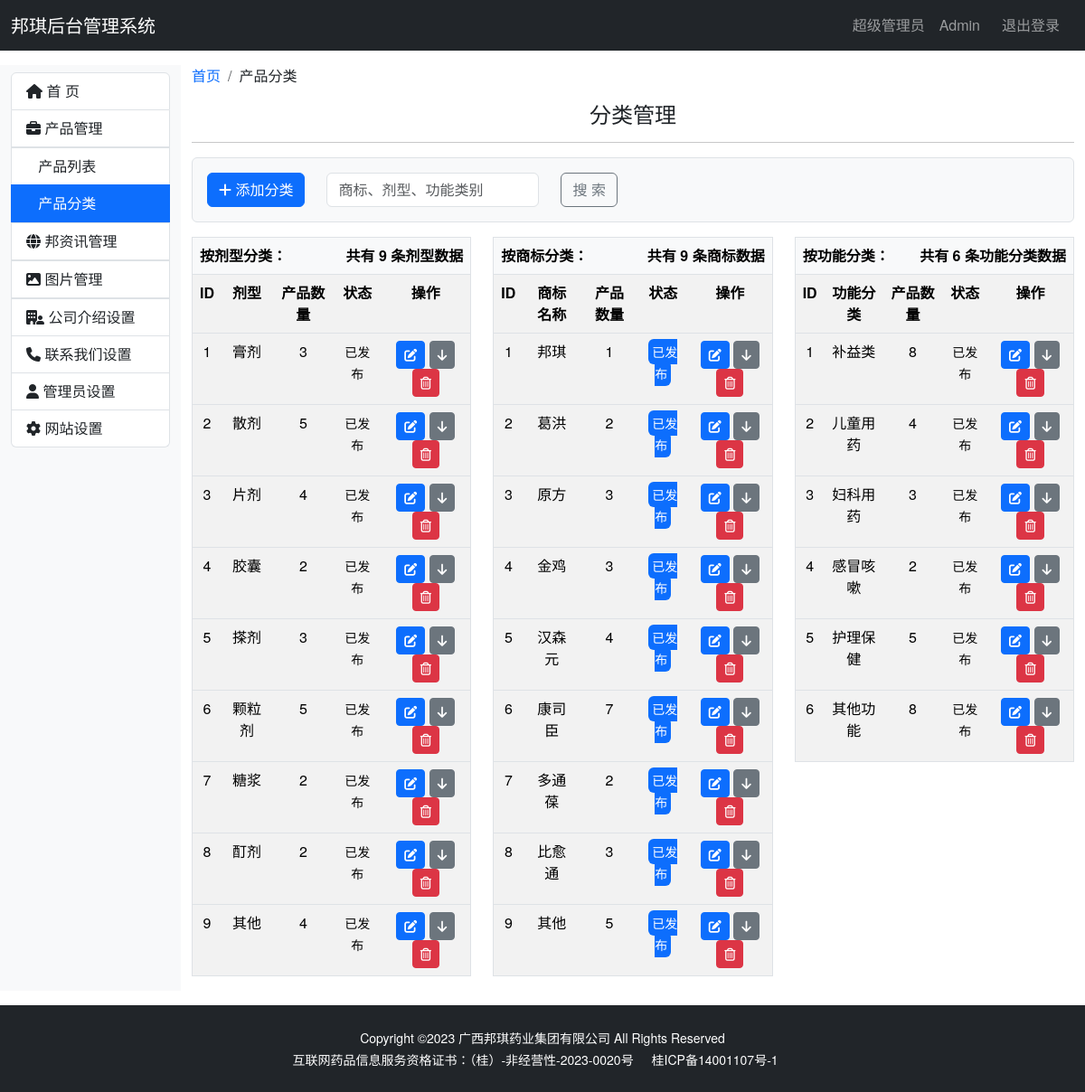
Page /admin/category_list (signed in) on the earlier database version.
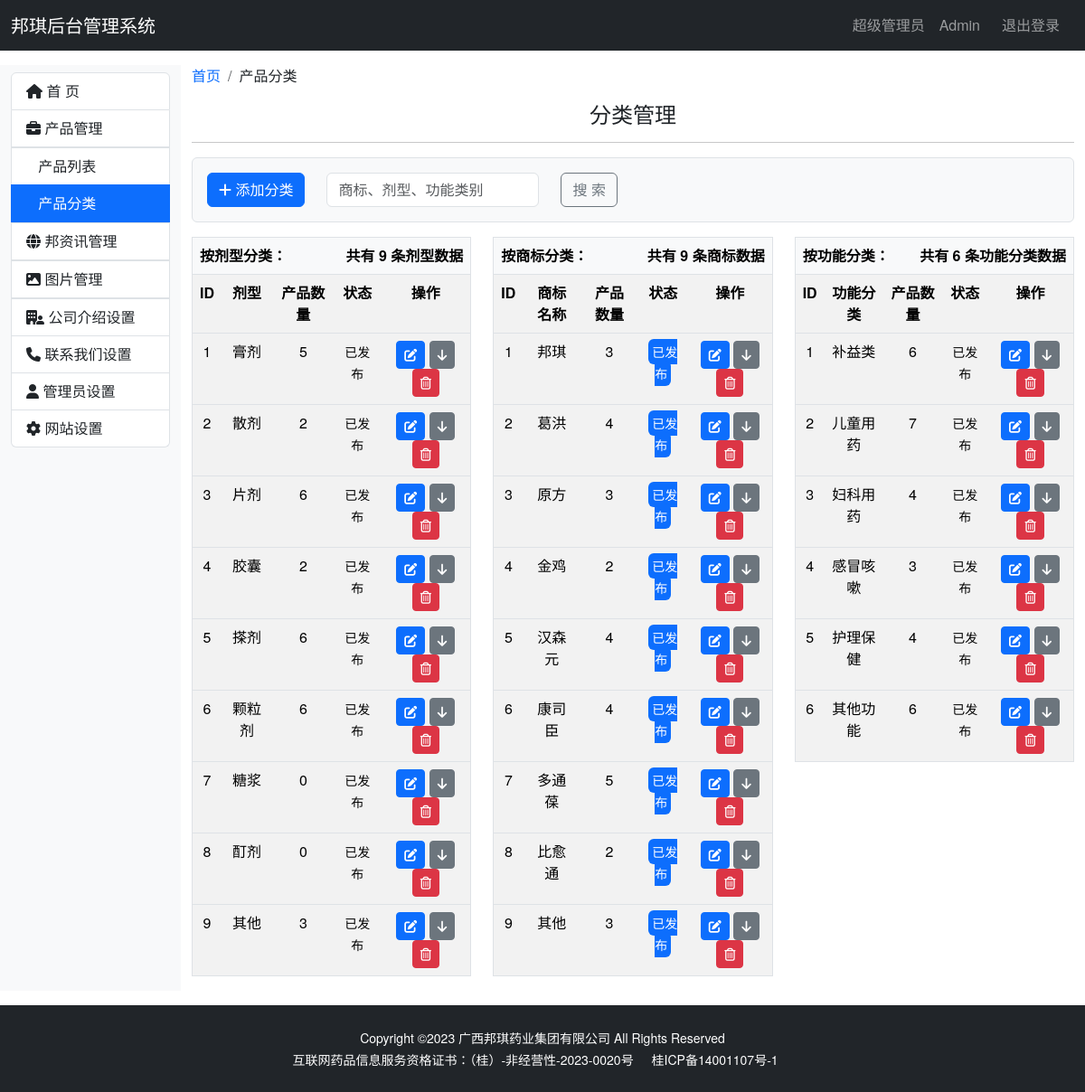
Same page on the later database version.
### bqwebsite/models.py (models this page shows)
class Category(db.Model):
    __tablename__ = 'category'
    id = db.Column(db.Integer, primary_key=True, autoincrement=True)
    name = db.Column(db.String(100), nullable=False, unique=True)  # 产品分类名称
    status = db.Column(db.Boolean, default=True)
    timestamp = db.Column(db.DateTime, nullable=False, default=datetime.now, index=True)
    products = db.relationship('Product', back_populates='category')

class Brand(db.Model):
    __tablename__ = 'brand'
    id = db.Column(db.Integer, primary_key=True, autoincrement=True)
    name = db.Column(db.String(100))
    filename = db.Column(db.String(100))
    status = db.Column(db.Boolean, default=True)
    timestamp = db.Column(db.DateTime, nullable=False, default=datetime.now, index=True)
    products = db.relationship('Product', back_populates='brand')

class Subject(db.Model):
    __tablename__ = 'subject'
    id = db.Column(db.Integer, primary_key=True, autoincrement=True)
    name = db.Column(db.String(100))
    status = db.Column(db.Boolean, default=True)
    timestamp = db.Column(db.DateTime, nullable=False, default=datetime.now, index=True)
    products = db.relationship('Product', back_populates='subject')

### bqwebsite/blueprints/admin.py (the view)
@admin_bp.route('/category_list', methods=['GET', 'POST'])  # 分类列表
@login_required
def category_list():
    return render_template('admin/category_list.html', show_collapse=True)

### bqwebsite/extensions.py (called while the page is built)
@login_manager.user_loader
def load_user(user_id):
    from .models import Admin
    user = Admin.query.get(int(user_id))
    return user

### bqwebsite/templates/admin/category_list.html (shortened to what the changed rows need)
{% extends 'admin_base.html' %}
{% from 'bootstrap5/pagination.html' import render_pagination %}
{% block content %}
    <div class="container-fluid my-3">
        <div class="row">
            <div class="col-md-10">
                <div class="row">
                <div class="col-md-4">
                        {% if categories %}
                            <table class="table table-striped table-hover border mt-3">
                                <thead>
                                <tr>
                                    <th colspan="5" scope="col" class="bg-light text-start">
                                        <span>按剂型分类：</span>
                                        <span class="float-end">共有 {{ categories|length }} 条剂型数据</span>
                                    </th>
                                </tr>
                                </thead>
                                <tr class="text-center">
                                    <th>ID</th>
                                    <th>剂型</th>
                                    <th>产品数量</th>
                                    <th>状态</th>
                                    <th>操作</th>
                                </tr>
                                {% for category in categories %}
                                    <tbody>
                                    <tr class="text-center">
                                        <td>{{ category.id }}</td>
                                        <td>{{ category.name }}</td>
                                        <td>{{ category.products|length }}</td>
                                        <td>
                                            <small>
                                                {% if category.status %}
                                                    已发布
                                                {% else %}
                                                    已下架
                                                {% endif %}
                                            </small>
                                        </td>
                                        <td>
                                            <a href="{{ url_for('admin.category_edit', category_id=category.id) }}"
                                               class="btn btn-sm btn-primary">
                                                <i class="fa-solid fa-pen-to-square" title="编辑"></i>
                                            </a>
                                            {% if category.status %}
                                                <a href="#" class="btn btn-sm btn-secondary">
                                                    <i class="fa-solid fa-arrow-down" title="撤销"></i>
                                                </a>
                                            {% else %}
                                                <a href="#" class="btn btn-sm btn-secondary">
                                                    <i class="fa-solid fa-arrow-up" title="发布"></i>
                                                </a>
                                            {% endif %}
                                            <a href="#" class="btn btn-sm btn-danger">
                                                <i class="fa-regular fa-trash-can" title="删除"></i>
                                            </a>
                                        </td>
                                    </tr>
                                    </tbody>
                                {% endfor %}
                            </table>
                        {% else %}
                            <div class="alert alert-warning" role="alert">
                                没有剂型数据
                            </div>
                        {% endif %}
                    </div>
                    <div class="col-md-4">
                        {% if brands %}
                            <table class="table table-striped table-hover border mt-3">
                                <thead>
                                <tr>
                                    <th colspan="5" scope="col" class="bg-light text-start">
                                        <span>按商标分类：</span>
                                        <span class="float-end">共有 {{ brands|length }} 条商标数据</span>
                                    </th>
                                </tr>
                                </thead>
                                <tr class="text-center">
                                    <th>ID</th>
                                    <th>商标名称</th>
                                    <th>产品数量</th>
                                    <th>状态</th>
                                    <th>操作</th>
                                </tr>
                                {% for brand in brands %}
                                    <tbody>
                                    <tr class="text-center">
                                        <td>{{ brand.id }}</td>
                                        <td>{{ brand.name }}</td>
                                        <td>{{ brand.products|length }}</td>
                                        <td>
                                    {% if brand.status %}
                                        <small class="text-bg-primary p-1 rounded">已发布</small>
                                    {% else %}
                                        <small class="text-bg-secondary p-1 rounded">已下架</small>
                                    {% endif %}
                                        </td>
                                        <td>
                                            <a href="{{ url_for('admin.brand_edit', brand_id=brand.id) }}"
                                               class="btn btn-sm btn-primary">
                                                <i class="fa-solid fa-pen-to-square" title="编辑"></i>
                                            </a>
                                            {% if brand.status %}
                                                <a href="#" class="btn btn-sm btn-secondary">
                                                    <i class="fa-solid fa-arrow-down" title="撤销"></i>
                                                </a>
                                            {% else %}
                                                <a href="#" class="btn btn-sm btn-secondary">
                                                    <i class="fa-solid fa-arrow-up" title="发布"></i>
                                                </a>
                                            {% endif %}
                                            <a href="#" class="btn btn-sm btn-danger">
                                                <i class="fa-regular fa-trash-can" title="删除"></i>
                                            </a>
                                        </td>
                                    </tr>
                                    </tbody>
                                {% endfor %}
                            </table>
                        {% else %}
                            <div class="alert alert-warning" role="alert">
                                没有商标数据
                            </div>
                        {% endif %}
                    </div>
                    <div class="col-md-4">
                        {% if subjects %}
                            <table class="table table-striped table-hover border mt-3">
                                <thead>
                                <tr>
                                    <th colspan="5" scope="col" class="bg-light text-start">
                                        <span>按功能分类：</span>
                                        <span class="float-end">共有 {{ subjects|length }} 条功能分类数据</span>
                                    </th>
                                </tr>
                                </thead>
                                <tr class="text-center">
                                    <th>ID</th>
                                    <th>功能分类</th>
                                    <th>产品数量</th>
                                    <th>状态</th>
                                    <th>操作</th>
                                </tr>
                                {% for subject in subjects %}
                                    <tbody>
                                    <tr class="text-center">
                                        <td>{{ subject.id }}</td>
                                        <td>{{ subject.name }}</td>
                                        <td>{{ subject.products|length }}</td>
                                        <td>
                                            <small>
                                                {% if subject.status %}
                                                    已发布
                                                {% else %}
                                                    已下架
                                                {% endif %}
                                            </small>
                                        </td>
                                        <td>
                                            <a href="{{ url_for('admin.subject_edit', subject_id=subject.id) }}"
                                               class="btn btn-sm btn-primary">
                                                <i class="fa-solid fa-pen-to-square" title="编辑"></i>
                                            </a>
                                            {% if subject.status %}
                                                <a href="#" class="btn btn-sm btn-secondary">
                                                    <i class="fa-solid fa-arrow-down" title="撤销"></i>
                                                </a>
                                            {% else %}
                                                <a href="#" class="btn btn-sm btn-secondary">
                                                    <i class="fa-solid fa-arrow-up" title="发布"></i>
                                                </a>
                                            {% endif %}
                                            <a href="#" class="btn btn-sm btn-danger">
                                                <i class="fa-regular fa-trash-can" title="删除"></i>
                                            </a>
                                        </td>
                                    </tr>
                                    </tbody>
                                {% endfor %}
                            </table>
                        {% else %}
                            <div class="alert alert-warning" role="alert">
                                没有功能分类数据
                            </div>
                        {% endif %}
                    </div>
                </div>
            </div>
        </div>
    </div>
{% endblock %}

Differences in the rows shown:
changed Category "膏剂": products|length "3" → "5"
changed Category "散剂": products|length "5" → "2"
changed Category "片剂": products|length "4" → "6"
changed Category "搽剂": products|length "3" → "6"
changed Category "颗粒剂": products|length "5" → "6"
changed Category "糖浆": products|length "2" → "0"
changed Category "酊剂": products|length "2" → "0"
changed Category "其他": products|length "4" → "3"
changed Brand "邦琪": products|length "1" → "3"
changed Brand "葛洪": products|length "2" → "4"
changed Brand "金鸡": products|length "3" → "2"
changed Brand "康司臣": products|length "7" → "4"
changed Brand "多通葆": products|length "2" → "5"
changed Brand "比愈通": products|length "3" → "2"
changed Brand "其他": products|length "5" → "3"
changed Subject "补益类": products|length "8" → "6"
changed Subject "儿童用药": products|length "4" → "7"
changed Subject "妇科用药": products|length "3" → "4"
changed Subject "感冒咳嗽": products|length "2" → "3"
changed Subject "护理保健": products|length "5" → "4"
changed Subject "其他功能": products|length "8" → "6"
